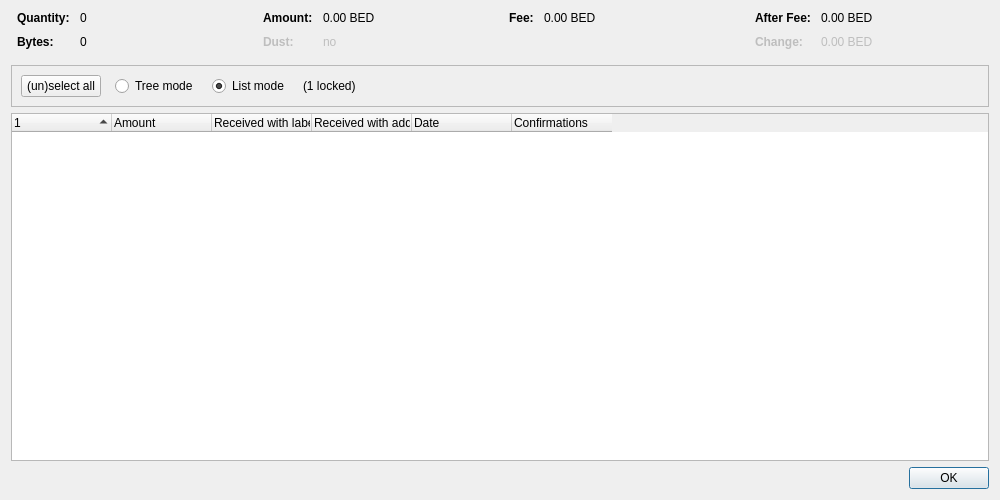
<?xml version="1.0" encoding="UTF-8"?>
<ui version="4.0">
 <class>CoinControlDialog</class>
 <widget class="QDialog" name="CoinControlDialog">
  <property name="geometry">
   <rect>
    <x>0</x>
    <y>0</y>
    <width>1000</width>
    <height>500</height>
   </rect>
  </property>
  <property name="windowTitle">
   <string>Coin Selection</string>
  </property>
  <layout class="QVBoxLayout" name="verticalLayout">
   <item>
    <layout class="QHBoxLayout" name="horizontalLayoutTop" stretch="0,0,0,0">
     <property name="topMargin">
      <number>0</number>
     </property>
     <property name="bottomMargin">
      <number>10</number>
     </property>
     <item>
      <layout class="QFormLayout" name="formLayoutCoinControl1">
       <property name="horizontalSpacing">
        <number>10</number>
       </property>
       <property name="verticalSpacing">
        <number>10</number>
       </property>
       <property name="leftMargin">
        <number>6</number>
       </property>
       <property name="rightMargin">
        <number>6</number>
       </property>
       <item row="0" column="0">
        <widget class="QLabel" name="labelCoinControlQuantityText">
         <property name="font">
          <font>
           <weight>75</weight>
           <bold>true</bold>
          </font>
         </property>
         <property name="text">
          <string>Quantity:</string>
         </property>
        </widget>
       </item>
       <item row="0" column="1">
        <widget class="QLabel" name="labelCoinControlQuantity">
         <property name="cursor">
          <cursorShape>IBeamCursor</cursorShape>
         </property>
         <property name="contextMenuPolicy">
          <enum>Qt::ActionsContextMenu</enum>
         </property>
         <property name="text">
          <string notr="true">0</string>
         </property>
         <property name="textInteractionFlags">
          <set>Qt::LinksAccessibleByMouse|Qt::TextSelectableByKeyboard|Qt::TextSelectableByMouse</set>
         </property>
        </widget>
       </item>
       <item row="1" column="0">
        <widget class="QLabel" name="labelCoinControlBytesText">
         <property name="font">
          <font>
           <weight>75</weight>
           <bold>true</bold>
          </font>
         </property>
         <property name="text">
          <string>Bytes:</string>
         </property>
        </widget>
       </item>
       <item row="1" column="1">
        <widget class="QLabel" name="labelCoinControlBytes">
         <property name="cursor">
          <cursorShape>IBeamCursor</cursorShape>
         </property>
         <property name="contextMenuPolicy">
          <enum>Qt::ActionsContextMenu</enum>
         </property>
         <property name="text">
          <string notr="true">0</string>
         </property>
         <property name="textInteractionFlags">
          <set>Qt::LinksAccessibleByMouse|Qt::TextSelectableByKeyboard|Qt::TextSelectableByMouse</set>
         </property>
        </widget>
       </item>
      </layout>
     </item>
     <item>
      <layout class="QFormLayout" name="formLayoutCoinControl2">
       <property name="horizontalSpacing">
        <number>10</number>
       </property>
       <property name="verticalSpacing">
        <number>10</number>
       </property>
       <property name="leftMargin">
        <number>6</number>
       </property>
       <property name="rightMargin">
        <number>6</number>
       </property>
       <item row="0" column="0">
        <widget class="QLabel" name="labelCoinControlAmountText">
         <property name="font">
          <font>
           <weight>75</weight>
           <bold>true</bold>
          </font>
         </property>
         <property name="text">
          <string>Amount:</string>
         </property>
        </widget>
       </item>
       <item row="0" column="1">
        <widget class="QLabel" name="labelCoinControlAmount">
         <property name="cursor">
          <cursorShape>IBeamCursor</cursorShape>
         </property>
         <property name="contextMenuPolicy">
          <enum>Qt::ActionsContextMenu</enum>
         </property>
         <property name="text">
          <string notr="true">0.00 BED</string>
         </property>
         <property name="textInteractionFlags">
          <set>Qt::LinksAccessibleByMouse|Qt::TextSelectableByKeyboard|Qt::TextSelectableByMouse</set>
         </property>
        </widget>
       </item>
       <item row="1" column="0">
        <widget class="QLabel" name="labelCoinControlLowOutputText">
         <property name="enabled">
          <bool>false</bool>
         </property>
         <property name="font">
          <font>
           <weight>75</weight>
           <bold>true</bold>
          </font>
         </property>
         <property name="text">
          <string>Dust:</string>
         </property>
        </widget>
       </item>
       <item row="1" column="1">
        <widget class="QLabel" name="labelCoinControlLowOutput">
         <property name="enabled">
          <bool>false</bool>
         </property>
         <property name="cursor">
          <cursorShape>IBeamCursor</cursorShape>
         </property>
         <property name="contextMenuPolicy">
          <enum>Qt::ActionsContextMenu</enum>
         </property>
         <property name="text">
          <string notr="true">no</string>
         </property>
         <property name="textInteractionFlags">
          <set>Qt::LinksAccessibleByMouse|Qt::TextSelectableByKeyboard|Qt::TextSelectableByMouse</set>
         </property>
        </widget>
       </item>
      </layout>
     </item>
     <item>
      <layout class="QFormLayout" name="formLayoutCoinControl3">
       <property name="horizontalSpacing">
        <number>10</number>
       </property>
       <property name="verticalSpacing">
        <number>10</number>
       </property>
       <property name="leftMargin">
        <number>6</number>
       </property>
       <property name="rightMargin">
        <number>6</number>
       </property>
       <item row="0" column="0">
        <widget class="QLabel" name="labelCoinControlFeeText">
         <property name="font">
          <font>
           <weight>75</weight>
           <bold>true</bold>
          </font>
         </property>
         <property name="text">
          <string>Fee:</string>
         </property>
        </widget>
       </item>
       <item row="0" column="1">
        <widget class="QLabel" name="labelCoinControlFee">
         <property name="cursor">
          <cursorShape>IBeamCursor</cursorShape>
         </property>
         <property name="contextMenuPolicy">
          <enum>Qt::ActionsContextMenu</enum>
         </property>
         <property name="text">
          <string notr="true">0.00 BED</string>
         </property>
         <property name="textInteractionFlags">
          <set>Qt::LinksAccessibleByMouse|Qt::TextSelectableByKeyboard|Qt::TextSelectableByMouse</set>
         </property>
        </widget>
       </item>
      </layout>
     </item>
     <item>
      <layout class="QFormLayout" name="formLayoutCoinControl4">
       <property name="horizontalSpacing">
        <number>10</number>
       </property>
       <property name="verticalSpacing">
        <number>10</number>
       </property>
       <property name="leftMargin">
        <number>6</number>
       </property>
       <property name="rightMargin">
        <number>6</number>
       </property>
       <item row="0" column="0">
        <widget class="QLabel" name="labelCoinControlAfterFeeText">
         <property name="font">
          <font>
           <weight>75</weight>
           <bold>true</bold>
          </font>
         </property>
         <property name="text">
          <string>After Fee:</string>
         </property>
        </widget>
       </item>
       <item row="0" column="1">
        <widget class="QLabel" name="labelCoinControlAfterFee">
         <property name="cursor">
          <cursorShape>IBeamCursor</cursorShape>
         </property>
         <property name="contextMenuPolicy">
          <enum>Qt::ActionsContextMenu</enum>
         </property>
         <property name="text">
          <string notr="true">0.00 BED</string>
         </property>
         <property name="textInteractionFlags">
          <set>Qt::LinksAccessibleByMouse|Qt::TextSelectableByKeyboard|Qt::TextSelectableByMouse</set>
         </property>
        </widget>
       </item>
       <item row="1" column="0">
        <widget class="QLabel" name="labelCoinControlChangeText">
         <property name="enabled">
          <bool>false</bool>
         </property>
         <property name="font">
          <font>
           <weight>75</weight>
           <bold>true</bold>
          </font>
         </property>
         <property name="text">
          <string>Change:</string>
         </property>
        </widget>
       </item>
       <item row="1" column="1">
        <widget class="QLabel" name="labelCoinControlChange">
         <property name="enabled">
          <bool>false</bool>
         </property>
         <property name="cursor">
          <cursorShape>IBeamCursor</cursorShape>
         </property>
         <property name="contextMenuPolicy">
          <enum>Qt::ActionsContextMenu</enum>
         </property>
         <property name="text">
          <string notr="true">0.00 BED</string>
         </property>
         <property name="textInteractionFlags">
          <set>Qt::LinksAccessibleByMouse|Qt::TextSelectableByKeyboard|Qt::TextSelectableByMouse</set>
         </property>
        </widget>
       </item>
      </layout>
     </item>
    </layout>
   </item>
   <item>
    <widget class="QFrame" name="frame">
     <property name="minimumSize">
      <size>
       <width>0</width>
       <height>40</height>
      </size>
     </property>
     <property name="frameShape">
      <enum>QFrame::StyledPanel</enum>
     </property>
     <property name="frameShadow">
      <enum>QFrame::Sunken</enum>
     </property>
     <layout class="QHBoxLayout" name="horizontalLayout">
      <item>
       <layout class="QHBoxLayout" name="horizontalLayoutPanel" stretch="0,0,0,0,0">
        <property name="spacing">
         <number>14</number>
        </property>
        <item>
         <widget class="QPushButton" name="pushButtonSelectAll">
          <property name="sizePolicy">
           <sizepolicy hsizetype="Maximum" vsizetype="Fixed">
            <horstretch>0</horstretch>
            <verstretch>0</verstretch>
           </sizepolicy>
          </property>
          <property name="text">
           <string>(un)select all</string>
          </property>
          <property name="autoDefault">
           <bool>false</bool>
          </property>
         </widget>
        </item>
        <item>
         <widget class="QRadioButton" name="radioTreeMode">
          <property name="sizePolicy">
           <sizepolicy hsizetype="Maximum" vsizetype="Fixed">
            <horstretch>0</horstretch>
            <verstretch>0</verstretch>
           </sizepolicy>
          </property>
          <property name="text">
           <string>Tree mode</string>
          </property>
         </widget>
        </item>
        <item>
         <widget class="QRadioButton" name="radioListMode">
          <property name="sizePolicy">
           <sizepolicy hsizetype="Maximum" vsizetype="Fixed">
            <horstretch>0</horstretch>
            <verstretch>0</verstretch>
           </sizepolicy>
          </property>
          <property name="text">
           <string>List mode</string>
          </property>
          <property name="checked">
           <bool>true</bool>
          </property>
         </widget>
        </item>
        <item>
         <widget class="QLabel" name="labelLocked">
          <property name="text">
           <string notr="true">(1 locked)</string>
          </property>
         </widget>
        </item>
        <item>
         <spacer name="horizontalSpacer">
          <property name="orientation">
           <enum>Qt::Horizontal</enum>
          </property>
          <property name="sizeHint" stdset="0">
           <size>
            <width>40</width>
            <height>20</height>
           </size>
          </property>
         </spacer>
        </item>
       </layout>
      </item>
     </layout>
    </widget>
   </item>
   <item>
    <widget class="CoinControlTreeWidget" name="treeWidget">
     <property name="contextMenuPolicy">
      <enum>Qt::CustomContextMenu</enum>
     </property>
     <property name="sortingEnabled">
      <bool>false</bool>
     </property>
     <property name="columnCount">
      <number>6</number>
     </property>
     <attribute name="headerShowSortIndicator" stdset="0">
      <bool>true</bool>
     </attribute>
     <attribute name="headerStretchLastSection">
      <bool>false</bool>
     </attribute>
     <column>
      <property name="text">
       <string/>
      </property>
     </column>
     <column>
      <property name="text">
       <string>Amount</string>
      </property>
     </column>
     <column>
      <property name="text">
       <string>Received with label</string>
      </property>
     </column>
     <column>
      <property name="text">
       <string>Received with address</string>
      </property>
     </column>
     <column>
      <property name="text">
       <string>Date</string>
      </property>
     </column>
     <column>
      <property name="text">
       <string>Confirmations</string>
      </property>
      <property name="toolTip">
       <string>Confirmed</string>
      </property>
     </column>
     <column>
      <property name="text">
       <string/>
      </property>
     </column>
     <column>
      <property name="text">
       <string/>
      </property>
     </column>
     <column>
      <property name="text">
       <string/>
      </property>
     </column>
     <column>
      <property name="text">
       <string/>
      </property>
     </column>
    </widget>
   </item>
   <item>
    <widget class="QDialogButtonBox" name="buttonBox">
     <property name="orientation">
      <enum>Qt::Horizontal</enum>
     </property>
     <property name="standardButtons">
      <set>QDialogButtonBox::Ok</set>
     </property>
    </widget>
   </item>
  </layout>
 </widget>
 <customwidgets>
  <customwidget>
   <class>CoinControlTreeWidget</class>
   <extends>QTreeWidget</extends>
   <header>qt/coincontroltreewidget.h</header>
  </customwidget>
 </customwidgets>
 <resources/>
 <connections/>
</ui>
